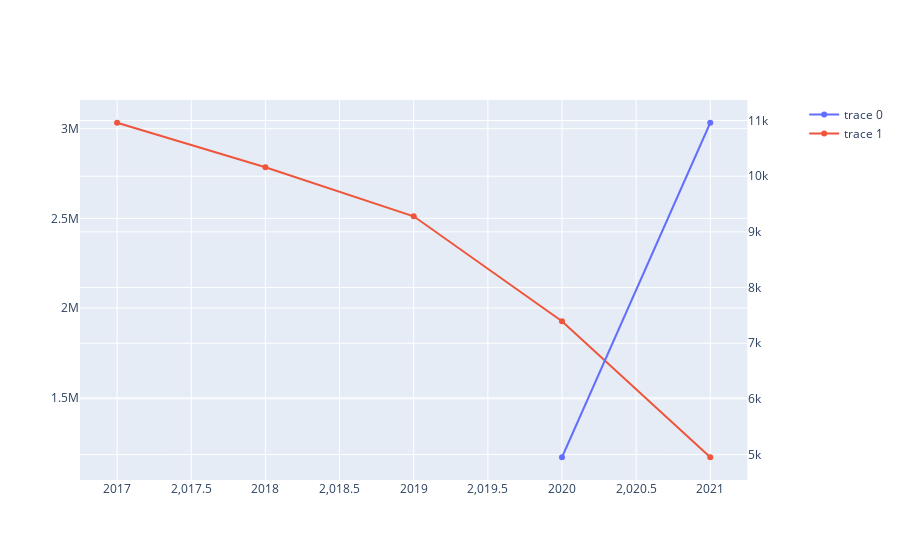

Notebook cell for this chart:
### Code cell
fig = make_subplots(specs=[[{"secondary_y": True}]])
# Add traces
fig.add_trace(
    go.Scatter(x=us_covid_data['year'], y=us_covid_data['Incident_Rate']),
    secondary_y=True,
)

fig.add_trace(
    go.Scatter(x=usa_oica_pdf['year'], y=usa_oica_pdf['production']),
    secondary_y=False,
)

### Figure 1 — Plotly figure (JSON) as saved in the notebook; plotly's stock layout.template omitted (floating-point values rounded to 4 significant figures)
{"data": [{"type": "scatter", "x": [2020, 2021], "xaxis": "x", "y": [4953.0, 10960.0], "yaxis": "y2"}, {"type": "scatter", "x": ["2017", "2018", "2019", "2020", "2021"], "xaxis": "x", "y": [3033216, 2785164, 2511711, 1926795, 1168486], "yaxis": "y"}], "layout": {"xaxis": {"anchor": "y", "domain": [0, 0.94]}, "yaxis": {"anchor": "x", "domain": [0, 1]}, "yaxis2": {"anchor": "x", "overlaying": "y", "side": "right"}}}
